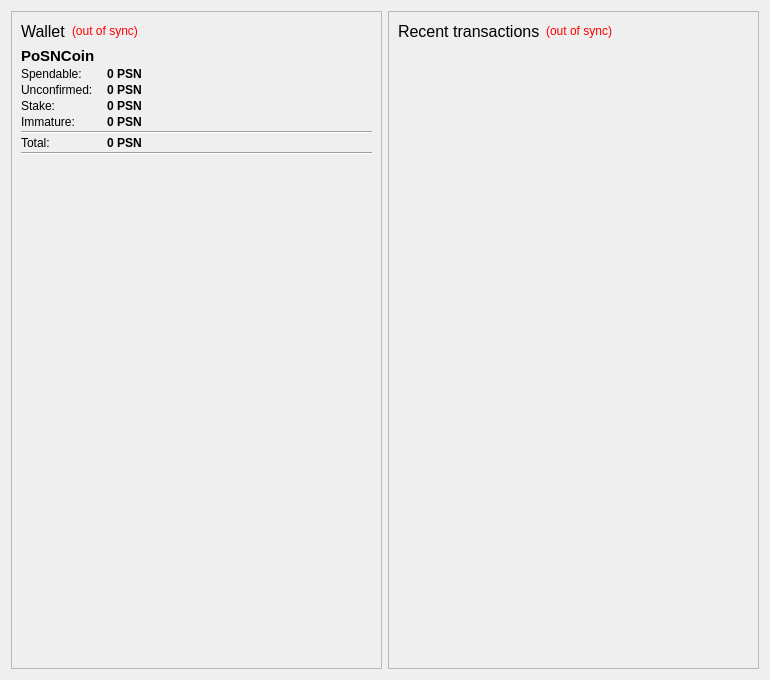
<?xml version="1.0" encoding="UTF-8"?>
<ui version="4.0">
 <class>OverviewPage</class>
 <widget class="QWidget" name="OverviewPage">
  <property name="geometry">
   <rect>
    <x>0</x>
    <y>0</y>
    <width>770</width>
    <height>680</height>
   </rect>
  </property>
  <property name="windowTitle">
   <string>Form</string>
  </property>
  <layout class="QVBoxLayout" name="verticalLayout_5" stretch="0">
   <item>
    <layout class="QHBoxLayout" name="horizontalLayout_6">
     <item>
      <layout class="QVBoxLayout" name="verticalLayout_2">
       <item>
        <widget class="QFrame" name="frame">
         <property name="frameShape">
          <enum>QFrame::StyledPanel</enum>
         </property>
         <property name="frameShadow">
          <enum>QFrame::Raised</enum>
         </property>
         <layout class="QVBoxLayout" name="verticalLayout_4">
          <item>
           <layout class="QHBoxLayout" name="horizontalLayout_4">
            <item>
             <widget class="QLabel" name="label_5">
              <property name="font">
               <font>
                <pointsize>12</pointsize>
                <weight>50</weight>
                <bold>false</bold>
               </font>
              </property>
              <property name="text">
               <string>Wallet</string>
              </property>
             </widget>
            </item>
            <item>
             <widget class="QLabel" name="labelWalletStatus">
              <property name="toolTip">
               <string>The displayed information may be out of date. Your wallet automatically synchronizes with the posncoin network after a connection is established, but this process has not completed yet.</string>
              </property>
              <property name="styleSheet">
               <string notr="true">QLabel { color: red; }</string>
              </property>
              <property name="text">
               <string notr="true">(out of sync)</string>
              </property>
              <property name="alignment">
               <set>Qt::AlignLeading|Qt::AlignLeft|Qt::AlignVCenter</set>
              </property>
             </widget>
            </item>
            <item>
             <spacer name="horizontalSpacer_2">
              <property name="orientation">
               <enum>Qt::Horizontal</enum>
              </property>
              <property name="sizeHint" stdset="0">
               <size>
                <width>40</width>
                <height>20</height>
               </size>
              </property>
             </spacer>
            </item>
           </layout>
          </item>
          <item>
           <layout class="QFormLayout" name="formLayout_2">
            <property name="fieldGrowthPolicy">
             <enum>QFormLayout::AllNonFixedFieldsGrow</enum>
            </property>
            <property name="horizontalSpacing">
             <number>12</number>
            </property>
            <property name="verticalSpacing">
             <number>2</number>
            </property>
            <item row="0" column="0">
             <widget class="QLabel" name="posncoinLabel">
              <property name="font">
               <font>
                <pointsize>11</pointsize>
                <weight>75</weight>
                <bold>true</bold>
               </font>
              </property>
              <property name="text">
               <string>PoSNCoin</string>
              </property>
             </widget>
            </item>
            <item row="1" column="0">
             <widget class="QLabel" name="lblUniSpend">
              <property name="text">
               <string>Spendable:</string>
              </property>
             </widget>
            </item>
            <item row="1" column="1">
             <widget class="QLabel" name="labelBalancePoSNCoin">
              <property name="font">
               <font>
                <weight>75</weight>
                <bold>true</bold>
               </font>
              </property>
              <property name="cursor">
               <cursorShape>IBeamCursor</cursorShape>
              </property>
              <property name="toolTip">
               <string>Your current spendable balance</string>
              </property>
              <property name="text">
               <string notr="true">0 PSN</string>
              </property>
              <property name="textInteractionFlags">
               <set>Qt::LinksAccessibleByMouse|Qt::TextSelectableByKeyboard|Qt::TextSelectableByMouse</set>
              </property>
             </widget>
            </item>
            <item row="2" column="0">
             <widget class="QLabel" name="lblUniUn">
              <property name="text">
               <string>Unconfirmed:</string>
              </property>
             </widget>
            </item>
            <item row="2" column="1">
             <widget class="QLabel" name="labelUnconfirmedPoSNCoin">
              <property name="font">
               <font>
                <weight>75</weight>
                <bold>true</bold>
               </font>
              </property>
              <property name="cursor">
               <cursorShape>IBeamCursor</cursorShape>
              </property>
              <property name="toolTip">
               <string>Total of transactions that have yet to be confirmed, and do not yet count toward the current balance</string>
              </property>
              <property name="text">
               <string notr="true">0 PSN</string>
              </property>
              <property name="textInteractionFlags">
               <set>Qt::LinksAccessibleByMouse|Qt::TextSelectableByKeyboard|Qt::TextSelectableByMouse</set>
              </property>
             </widget>
            </item>
            <item row="3" column="1">
             <widget class="QLabel" name="labelStakePoSNCoin">
              <property name="font">
               <font>
                <weight>75</weight>
                <bold>true</bold>
               </font>
              </property>
              <property name="toolTip">
               <string>Stake balance that has not yet matured</string>
              </property>
              <property name="text">
               <string notr="true">0 PSN</string>
              </property>
              <property name="textInteractionFlags">
               <set>Qt::LinksAccessibleByMouse|Qt::TextSelectableByKeyboard|Qt::TextSelectableByMouse</set>
              </property>
             </widget>
            </item>
            <item row="4" column="1">
             <widget class="QLabel" name="labelImmaturePoSNCoin">
              <property name="font">
               <font>
                <weight>75</weight>
                <bold>true</bold>
               </font>
              </property>
              <property name="toolTip">
               <string>Mined balance that has not yet matured</string>
              </property>
              <property name="text">
               <string notr="true">0 PSN</string>
              </property>
              <property name="textInteractionFlags">
               <set>Qt::LinksAccessibleByMouse|Qt::TextSelectableByKeyboard|Qt::TextSelectableByMouse</set>
              </property>
             </widget>
            </item>
            <item row="5" column="0" colspan="2">
             <widget class="Line" name="line">
              <property name="orientation">
               <enum>Qt::Horizontal</enum>
              </property>
             </widget>
            </item>
            <item row="6" column="0">
             <widget class="QLabel" name="lblUniTot">
              <property name="text">
               <string>Total:</string>
              </property>
             </widget>
            </item>
            <item row="6" column="1">
             <widget class="QLabel" name="labelTotalPoSNCoin">
              <property name="font">
               <font>
                <weight>75</weight>
                <bold>true</bold>
               </font>
              </property>
              <property name="cursor">
               <cursorShape>IBeamCursor</cursorShape>
              </property>
              <property name="toolTip">
               <string>Your current total balance</string>
              </property>
              <property name="text">
               <string notr="true">0 PSN</string>
              </property>
              <property name="textInteractionFlags">
               <set>Qt::LinksAccessibleByMouse|Qt::TextSelectableByKeyboard|Qt::TextSelectableByMouse</set>
              </property>
             </widget>
            </item>
            <item row="7" column="0" colspan="2">
             <widget class="Line" name="line_10">
              <property name="orientation">
               <enum>Qt::Horizontal</enum>
              </property>
             </widget>
            </item>
            <item row="3" column="0">
             <widget class="QLabel" name="lblUniStk">
              <property name="text">
               <string>Stake:</string>
              </property>
             </widget>
            </item>
            <item row="4" column="0">
             <widget class="QLabel" name="lblUniImm">
              <property name="text">
               <string>Immature:</string>
              </property>
             </widget>
            </item>
           </layout>
          </item>
          <item>
           <spacer name="verticalSpacer">
            <property name="orientation">
             <enum>Qt::Vertical</enum>
            </property>
            <property name="sizeHint" stdset="0">
             <size>
              <width>20</width>
              <height>40</height>
             </size>
            </property>
           </spacer>
          </item>
          <item>
           <widget class="QLabel" name="label_2">
            <property name="minimumSize">
             <size>
              <width>300</width>
              <height>177</height>
             </size>
            </property>
            <property name="text">
             <string>&lt;html&gt;&lt;head/&gt;&lt;body&gt;&lt;p align=&quot;center&quot;&gt;&lt;a href=&quot;https://multipos.net&quot;&gt;&lt;span style=&quot; text-decoration: underline; color:#0000ff;&quot;&gt;&lt;img src=&quot;:/images/wallet_banner&quot;/&gt;&lt;/span&gt;&lt;/a&gt;&lt;/p&gt;&lt;/body&gt;&lt;/html&gt;</string>
            </property>
           </widget>
          </item>
          <item>
           <spacer name="verticalSpacer_3">
            <property name="orientation">
             <enum>Qt::Vertical</enum>
            </property>
            <property name="sizeHint" stdset="0">
             <size>
              <width>20</width>
              <height>10</height>
             </size>
            </property>
           </spacer>
          </item>
         </layout>
        </widget>
       </item>
      </layout>
     </item>
     <item>
      <layout class="QVBoxLayout" name="verticalLayout_3">
       <item>
        <widget class="QFrame" name="frame_2">
         <property name="frameShape">
          <enum>QFrame::StyledPanel</enum>
         </property>
         <property name="frameShadow">
          <enum>QFrame::Raised</enum>
         </property>
         <layout class="QVBoxLayout" name="verticalLayout">
          <item>
           <layout class="QHBoxLayout" name="horizontalLayout_2">
            <item>
             <widget class="QLabel" name="label_4">
              <property name="font">
               <font>
                <pointsize>12</pointsize>
                <weight>50</weight>
                <bold>false</bold>
               </font>
              </property>
              <property name="text">
               <string>Recent transactions</string>
              </property>
             </widget>
            </item>
            <item>
             <widget class="QLabel" name="labelTransactionsStatus">
              <property name="toolTip">
               <string>The displayed information may be out of date. Your wallet automatically synchronizes with the posncoin network after a connection is established, but this process has not completed yet.</string>
              </property>
              <property name="styleSheet">
               <string notr="true">QLabel { color: red; }</string>
              </property>
              <property name="text">
               <string notr="true">(out of sync)</string>
              </property>
              <property name="alignment">
               <set>Qt::AlignRight|Qt::AlignTrailing|Qt::AlignVCenter</set>
              </property>
             </widget>
            </item>
            <item>
             <spacer name="horizontalSpacer">
              <property name="orientation">
               <enum>Qt::Horizontal</enum>
              </property>
              <property name="sizeHint" stdset="0">
               <size>
                <width>40</width>
                <height>20</height>
               </size>
              </property>
             </spacer>
            </item>
           </layout>
          </item>
          <item>
           <widget class="QListView" name="listTransactions">
            <property name="styleSheet">
             <string notr="true">QListView { background: transparent; }</string>
            </property>
            <property name="frameShape">
             <enum>QFrame::NoFrame</enum>
            </property>
            <property name="verticalScrollBarPolicy">
             <enum>Qt::ScrollBarAlwaysOff</enum>
            </property>
            <property name="horizontalScrollBarPolicy">
             <enum>Qt::ScrollBarAlwaysOff</enum>
            </property>
            <property name="selectionMode">
             <enum>QAbstractItemView::NoSelection</enum>
            </property>
           </widget>
          </item>
         </layout>
        </widget>
       </item>
      </layout>
     </item>
    </layout>
   </item>
  </layout>
 </widget>
 <resources/>
 <connections/>
</ui>
